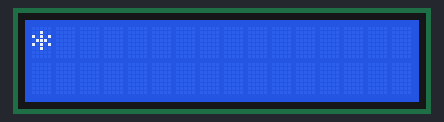
This sketch was run on a simulated Arduino Uno, built with avr-gcc and run on an emulated ATmega328P. Shown: 16×2 character LCD.

Above: at 0.11 s.
At 0.61 s:
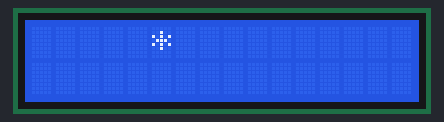
At 1.01 s:
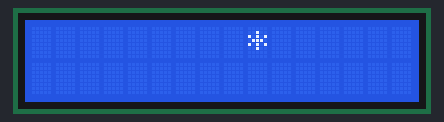
At 1.92 s:
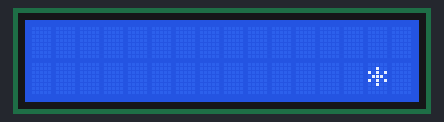
At 2.82 s:
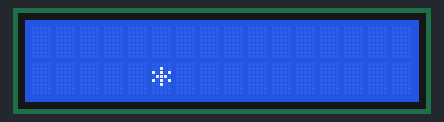
At 3.73 s:
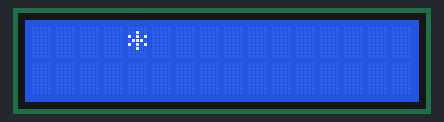

The sketch:

HD47780.ino
```cpp
/*
 * This sketch exists because I want to know, how
 * the stuff with the LCDs works.
 *
 * Also _some_ visual hints when debugging would be nice D:
 */

#include <LiquidCrystal.h>

#ifndef HD47780_INO
#define HD47780_INO

#define PIN_LCD_RS 12             // Register Select
#define PIN_LCD_EN  11            // Enable
#define PIN_LCD_D4 5              // Bit 4
#define PIN_LCD_D5 4              // Bit 5
#define PIN_LCD_D6 3              // Bit 6
#define PIN_LCD_D7 2              // Bit 7

#define LCD_ROWS 2                // Rows
#define LCD_COLS 16               // Columns


LiquidCrystal lcd(PIN_LCD_RS, PIN_LCD_EN, PIN_LCD_D4, PIN_LCD_D5, PIN_LCD_D6, PIN_LCD_D7);
byte i = 0, y = 0, x = 0;

void setup() {
  lcd.begin(LCD_COLS, LCD_ROWS);
  lcd.clear();
  Serial.begin(9600);
}

void loop() {
  i = i % 32;

  y = (i < 16) ? 0 : 1;
  x = abs((-y*16) + i % 16);
  lcd.setCursor(x, y);
  lcd.write('*');
  delay(100);
  lcd.setCursor(x, y);
  lcd.write(' ');
  i++;
}

#endif
```

Measured:
- by itself, everything shown: repeats every 3.2 s, in 32 steps
